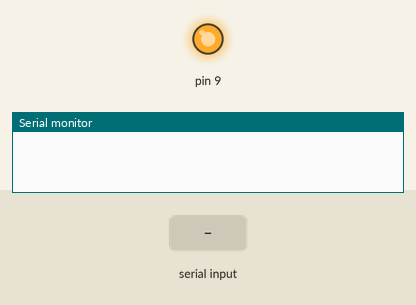
Bench run of a sketch on a simulated Arduino Uno, built with avr-gcc and run on an emulated ATmega328P. Parts: output pins drawn as LEDs (lit = HIGH), the last lines printed to the serial monitor. The test bench sets the inputs (shaded band). The modem accepts every AT command (registered, SIM ready, sends succeed) and sends nothing else.

Above: at 0.6 s.
At 9.2 s:
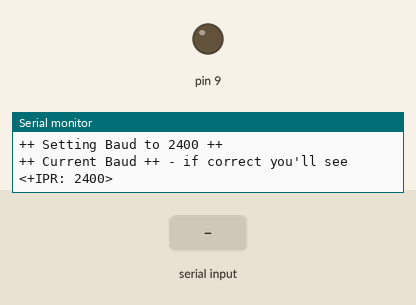
9.3 s: "l" received over Serial
10.8 s: "l" received over the second serial link
12.3 s: "r" received over the second serial link
13.8 s: "s" received over the second serial link
Timing chart, 0 to 16.3 s (numbered marks = the images above; inputs shaded):
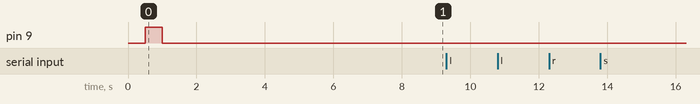

The sketch:

setSim900Baud.ino
```cpp
// (licence header left out)
#include <SoftwareSerial.h>

/**
 * How to use:
 * *** Use Arduino. V0p2 does not have high enough clock speed to run this program reliably ***
 * Set initialBaud to current SIM900 baud, or to 19200 if on autobaud
 * 'l' lists supported bauds
 * 'r' displays current baud
 * 's' sets a new baud
 */

SoftwareSerial ser(7, 8);

static const char setBaudCommand[] = "AT+IPR";
static const uint16_t initialBaud = 19200;
static const uint16_t targetBaud  = 2400;

void setup() {
  // put your setup code here, to run once:
  Serial.begin(4800);
  ser.begin(initialBaud);

  // power up shield
  pinMode(9, OUTPUT);
  digitalWrite(9, LOW);
  delay(500);
  digitalWrite(9, HIGH);
  delay(500);
  digitalWrite(9, LOW);

  delay(5000);
  getBaud();
  delay(500);
  setBaud();
  delay(500);
  ser.begin(2400);
  delay(500);
  getBaud();
  while (ser.available() > 0) ser.read();

  delay(500);
  loop();
}

void loop() {
  char c = 0;
  if (Serial.available() > 0) c = Serial.read();
  if (c == 'l') getPossibleBauds();
  else if (c == 'r') getBaud();
  else if (c == 's') setBaud();

  if (ser.available() > 0) Serial.print((char)ser.read());
}

void getPossibleBauds()
{
  Serial.println("\n++ List Supported Bauds ++");
  ser.write(setBaudCommand, sizeof(setBaudCommand) - 1);
  ser.println("=?");
}

void getBaud()
{
  Serial.println("\n++ Current Baud ++ - if correct you'll see <+IPR: 2400>");
  ser.write(setBaudCommand, sizeof(setBaudCommand) - 1);
  ser.println("?");
}

void setBaud()
{
  Serial.print("\n++ Setting Baud to ");
  Serial.print(targetBaud);
  Serial.println(" ++");

  ser.write(setBaudCommand, sizeof(setBaudCommand) - 1);
  ser.print("=");
  ser.println(targetBaud);

  ser.begin(targetBaud);

  //getRate();
}
```
